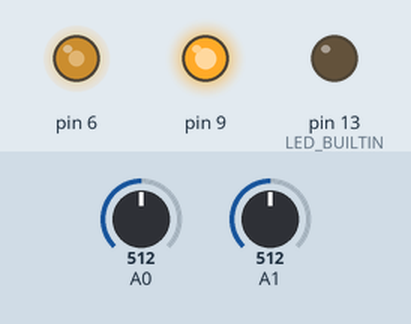
Recording of a sketch running on a simulated Arduino Uno, built with avr-gcc and run on an emulated ATmega328P. Parts: output pins drawn as LEDs (lit = HIGH). Inputs (shaded band) come from the test bench; at power-on: A1 = 512, A0 = 512.

Above: at 1.2 s.
1.3 s: A1 set to 716
At 2.0 s:
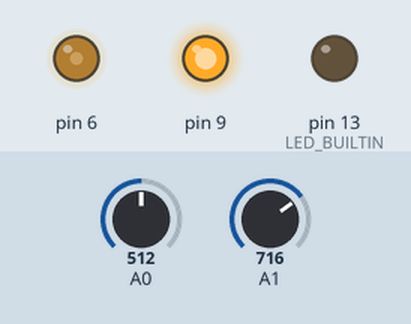
2.8 s: A0 set to 122
At 3.2 s:
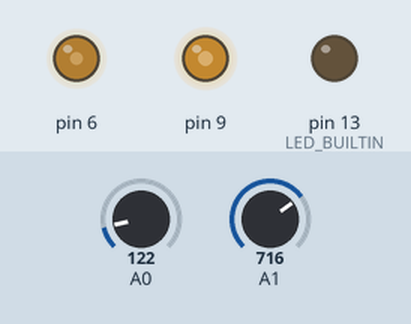
4.3 s: A0 set to 0
At 5.5 s:
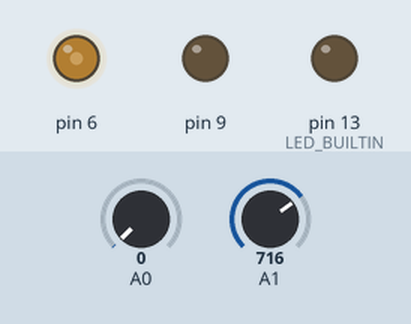
5.8 s: A1 set to 511
At 6.7 s:
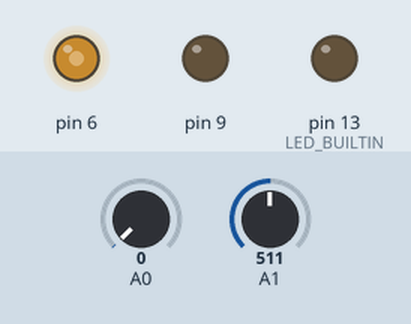
7.3 s: A0 set to 306
At 7.8 s:
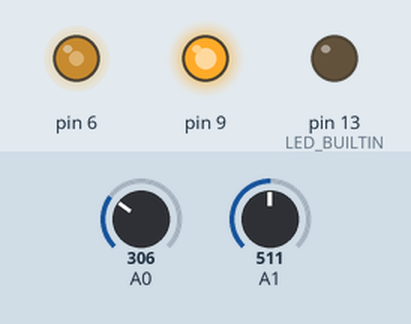
8.8 s: A1 set to 900
At 10.2 s:
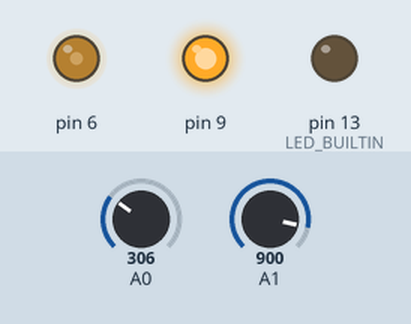
Timing chart, 0 to 11.3 s (numbered marks = the images above; inputs shaded):
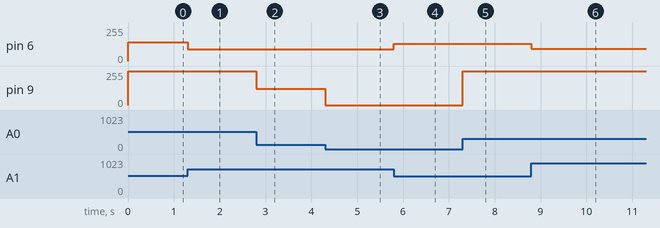

The sketch:

Part3.ino
```cpp
void setup()
{
  pinMode(LED_BUILTIN, OUTPUT);
  pinMode(9, OUTPUT);
  pinMode(A0, INPUT);
  pinMode(6, OUTPUT);
  pinMode(A1, INPUT);
}

void loop()
{
  //tilt to turn on light
  int sensor = analogRead(A0);
  analogWrite(9, sensor);

  //pressure used to control sound
  int press_in = analogRead(A1);
  int press_to_TONE = map(press_in, 0, 1023, 0, 10000);
  analogWrite(6, press_to_TONE);
}
```

Measured:
- after the input at 1.3 s, pin 6: 140/255 → 87/255 at once
- after the input at 2.8 s, pin 9: 255/255 → 122/255 at once
- after the input at 4.3 s, pin 9: 122/255 → 0/255 at once
- after the input at 5.8 s, pin 6: 87/255 → 131/255 at once
- after the input at 7.3 s, pin 9: 0/255 → 255/255 at once
- after the input at 8.8 s, pin 6: 131/255 → 93/255 at once
